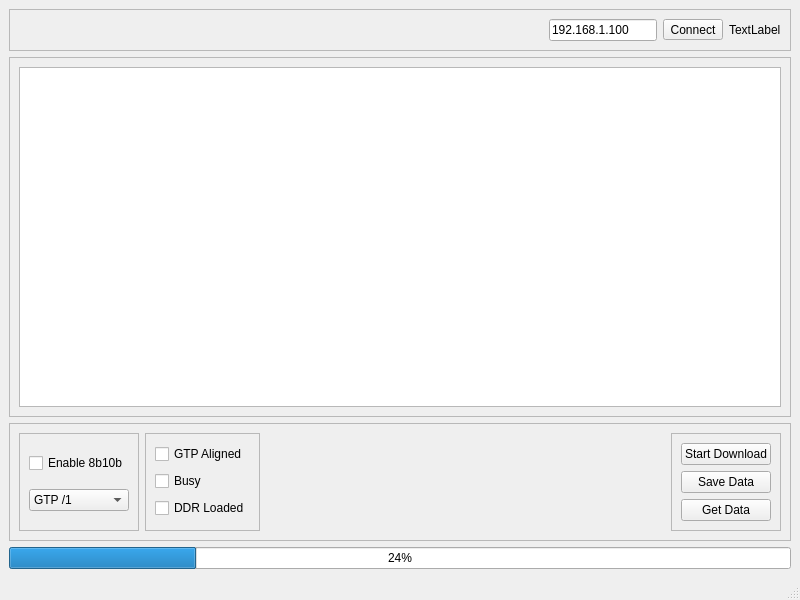
<?xml version="1.0" encoding="UTF-8"?>
<ui version="4.0">
 <class>MainWindow</class>
 <widget class="QMainWindow" name="MainWindow">
  <property name="geometry">
   <rect>
    <x>0</x>
    <y>0</y>
    <width>800</width>
    <height>600</height>
   </rect>
  </property>
  <property name="windowTitle">
   <string>MainWindow</string>
  </property>
  <widget class="QWidget" name="centralwidget">
   <layout class="QVBoxLayout" name="verticalLayout">
    <item>
     <widget class="QFrame" name="frame">
      <property name="sizePolicy">
       <sizepolicy hsizetype="Preferred" vsizetype="Maximum">
        <horstretch>0</horstretch>
        <verstretch>0</verstretch>
       </sizepolicy>
      </property>
      <property name="frameShape">
       <enum>QFrame::StyledPanel</enum>
      </property>
      <property name="frameShadow">
       <enum>QFrame::Raised</enum>
      </property>
      <layout class="QHBoxLayout" name="horizontalLayout">
       <item>
        <widget class="QLabel" name="label">
         <property name="sizePolicy">
          <sizepolicy hsizetype="Preferred" vsizetype="Maximum">
           <horstretch>0</horstretch>
           <verstretch>0</verstretch>
          </sizepolicy>
         </property>
         <property name="text">
          <string/>
         </property>
         <property name="pixmap">
          <pixmap resource="PcCtrl.qrc">:/img/logo_white-uai-258x70.png</pixmap>
         </property>
        </widget>
       </item>
       <item>
        <widget class="QLineEdit" name="edIP">
         <property name="sizePolicy">
          <sizepolicy hsizetype="Fixed" vsizetype="Fixed">
           <horstretch>0</horstretch>
           <verstretch>0</verstretch>
          </sizepolicy>
         </property>
         <property name="text">
          <string>192.168.1.100</string>
         </property>
        </widget>
       </item>
       <item>
        <widget class="QToolButton" name="tbConnect">
         <property name="text">
          <string>Connect</string>
         </property>
         <property name="checkable">
          <bool>false</bool>
         </property>
         <property name="toolButtonStyle">
          <enum>Qt::ToolButtonTextOnly</enum>
         </property>
        </widget>
       </item>
       <item>
        <widget class="QLabel" name="lblVersion">
         <property name="sizePolicy">
          <sizepolicy hsizetype="Maximum" vsizetype="Preferred">
           <horstretch>0</horstretch>
           <verstretch>0</verstretch>
          </sizepolicy>
         </property>
         <property name="text">
          <string>TextLabel</string>
         </property>
        </widget>
       </item>
      </layout>
     </widget>
    </item>
    <item>
     <widget class="QFrame" name="frame_2">
      <property name="frameShape">
       <enum>QFrame::StyledPanel</enum>
      </property>
      <property name="frameShadow">
       <enum>QFrame::Raised</enum>
      </property>
      <layout class="QVBoxLayout" name="verticalLayout_3">
       <item>
        <widget class="QPlainTextEdit" name="edLog"/>
       </item>
      </layout>
     </widget>
    </item>
    <item>
     <widget class="QFrame" name="frame_3">
      <property name="frameShape">
       <enum>QFrame::StyledPanel</enum>
      </property>
      <property name="frameShadow">
       <enum>QFrame::Raised</enum>
      </property>
      <layout class="QHBoxLayout" name="horizontalLayout_2">
       <item>
        <widget class="QFrame" name="frame_7">
         <property name="frameShape">
          <enum>QFrame::StyledPanel</enum>
         </property>
         <property name="frameShadow">
          <enum>QFrame::Raised</enum>
         </property>
         <layout class="QGridLayout" name="gridLayout">
          <item row="0" column="0">
           <widget class="QCheckBox" name="cb8b10b">
            <property name="text">
             <string>Enable 8b10b</string>
            </property>
           </widget>
          </item>
          <item row="1" column="0">
           <widget class="QComboBox" name="cbGtp">
            <item>
             <property name="text">
              <string>GTP /1</string>
             </property>
            </item>
            <item>
             <property name="text">
              <string>GTP /2</string>
             </property>
            </item>
            <item>
             <property name="text">
              <string>GTP /4</string>
             </property>
            </item>
            <item>
             <property name="text">
              <string>GTP /8</string>
             </property>
            </item>
           </widget>
          </item>
         </layout>
        </widget>
       </item>
       <item>
        <widget class="QFrame" name="frame_5">
         <property name="frameShape">
          <enum>QFrame::StyledPanel</enum>
         </property>
         <property name="frameShadow">
          <enum>QFrame::Raised</enum>
         </property>
         <layout class="QVBoxLayout" name="verticalLayout_4">
          <item>
           <widget class="QCheckBox" name="cbGtpAligned">
            <property name="enabled">
             <bool>true</bool>
            </property>
            <property name="text">
             <string>GTP Aligned</string>
            </property>
            <property name="checkable">
             <bool>true</bool>
            </property>
           </widget>
          </item>
          <item>
           <widget class="QCheckBox" name="cbBusy">
            <property name="text">
             <string>Busy</string>
            </property>
           </widget>
          </item>
          <item>
           <widget class="QCheckBox" name="cbDdrLoaded">
            <property name="text">
             <string>DDR Loaded</string>
            </property>
           </widget>
          </item>
         </layout>
        </widget>
       </item>
       <item>
        <spacer name="horizontalSpacer">
         <property name="orientation">
          <enum>Qt::Horizontal</enum>
         </property>
         <property name="sizeHint" stdset="0">
          <size>
           <width>632</width>
           <height>20</height>
          </size>
         </property>
        </spacer>
       </item>
       <item>
        <widget class="QFrame" name="frame_4">
         <property name="frameShape">
          <enum>QFrame::StyledPanel</enum>
         </property>
         <property name="frameShadow">
          <enum>QFrame::Raised</enum>
         </property>
         <layout class="QVBoxLayout" name="verticalLayout_2">
          <item>
           <widget class="QPushButton" name="pbStartAcq">
            <property name="text">
             <string>Start Download</string>
            </property>
           </widget>
          </item>
          <item>
           <widget class="QPushButton" name="pbSaveData">
            <property name="text">
             <string>Save Data</string>
            </property>
           </widget>
          </item>
          <item>
           <widget class="QPushButton" name="pbGetData">
            <property name="text">
             <string>Get Data</string>
            </property>
           </widget>
          </item>
         </layout>
        </widget>
       </item>
      </layout>
     </widget>
    </item>
    <item>
     <widget class="QProgressBar" name="progressBar">
      <property name="value">
       <number>24</number>
      </property>
     </widget>
    </item>
   </layout>
  </widget>
  <widget class="QMenuBar" name="menubar">
   <property name="geometry">
    <rect>
     <x>0</x>
     <y>0</y>
     <width>800</width>
     <height>20</height>
    </rect>
   </property>
  </widget>
  <widget class="QStatusBar" name="statusbar"/>
 </widget>
 <resources>
  <include location="PcCtrl.qrc"/>
 </resources>
 <connections/>
</ui>
